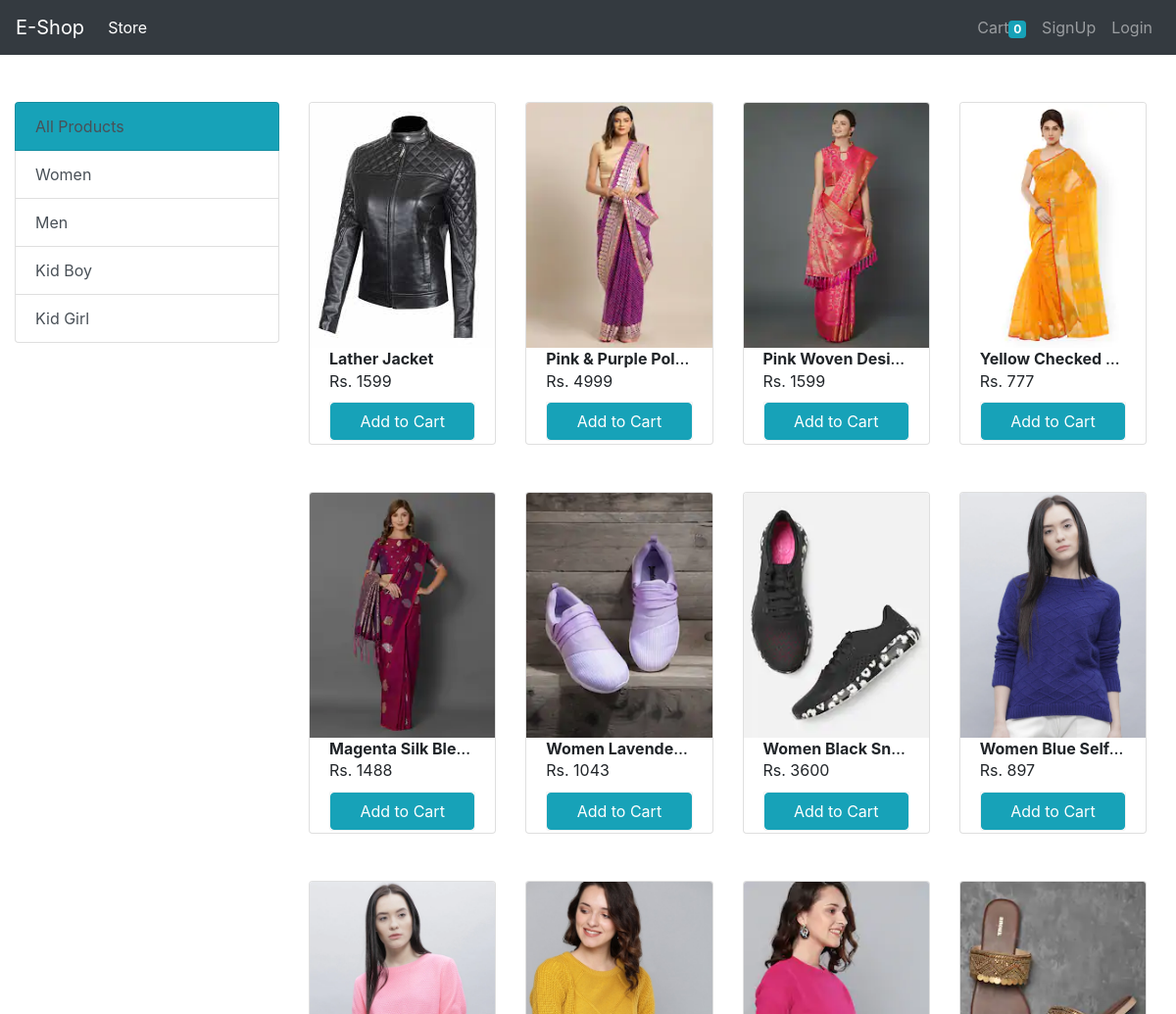
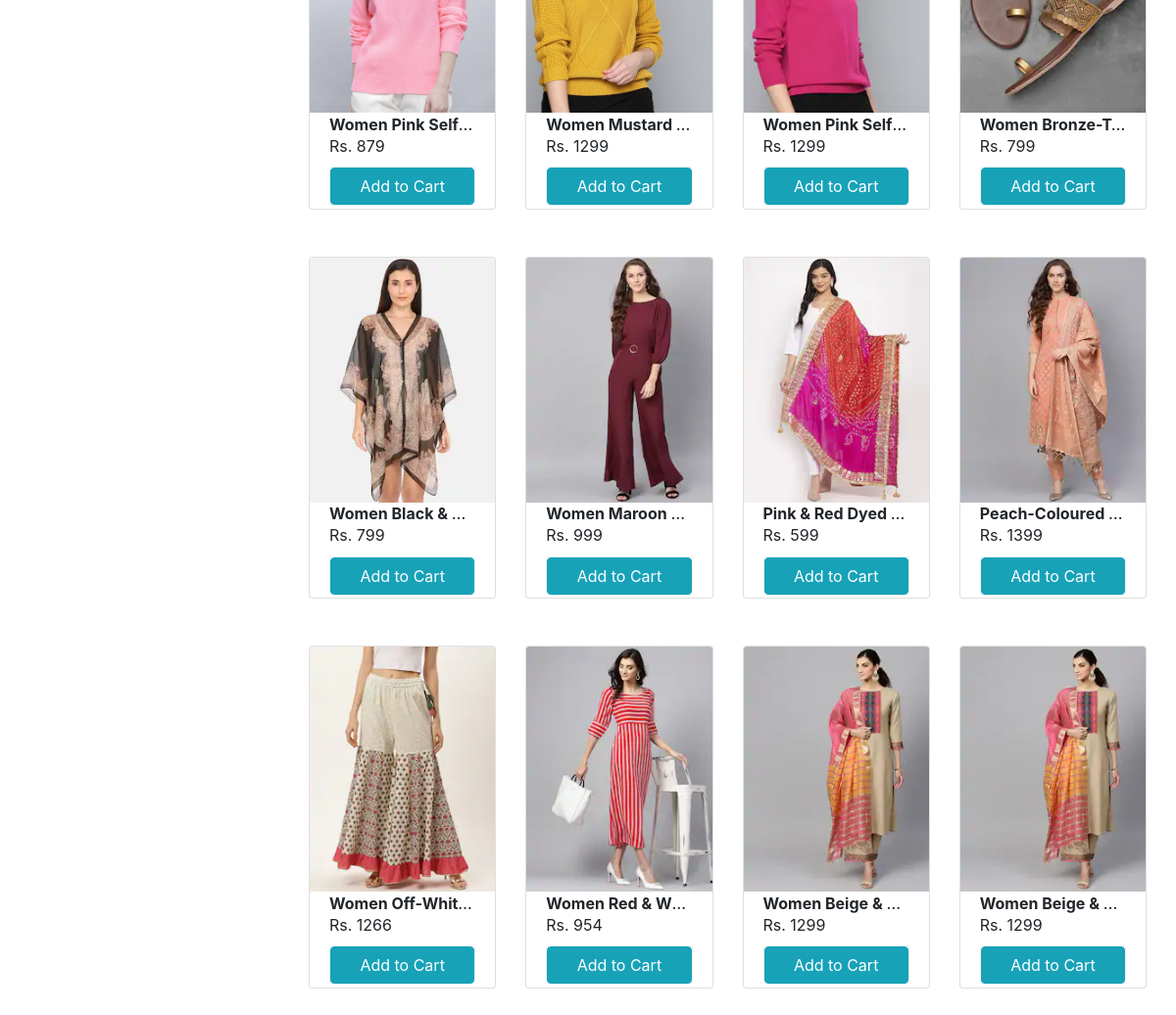
The app's page /store/?categoryby=1 with its own data (2 pictures, top to bottom).
### store/models/product.py (models this page shows, shortened)
class Category(models.Model):
    category_name = models.CharField(max_length=200)
    class Meta:
        verbose_name_plural = "Categories"
    @staticmethod  # fatch all categories
    def all_categories():
        return Category.objects.all()

class Product(models.Model):
    product_id = models.AutoField
    product_name = models.CharField(max_length=200)
    product_description = models.TextField(default="", blank=False, null=False)
    product_created_date = models.DateTimeField(auto_now_add=True)
    product_updated_date = models.DateTimeField(auto_now_add=True)
    product_sell_price = models.IntegerField(default=0, blank=False, null=False)
    product_image = models.ImageField(upload_to="store/images/")
    category_name = models.ForeignKey(to="Category", on_delete=CASCADE)
    subcategory_name = models.ForeignKey(to="Subcategory", on_delete=CASCADE)
    product_brand = models.ForeignKey(to="ProductBrand", on_delete=CASCADE)
    product_color = models.ForeignKey(to="ProductColor", on_delete=CASCADE)
    product_size = models.ForeignKey(to="ProductSize", on_delete=CASCADE)
    product_available = models.BooleanField(default=True)
    class Meta:
        ordering = ['-product_created_date']
    @staticmethod                           # get individual category related products from database
    def get_all_products_by_categoryid(category_id):
        if category_id:
            return Product.objects.filter(category_name=category_id)
        else:
            return Product.all_products();

### store/views.py (the view, shortened to what this page needs)
# urls.py: path("", views.Home.as_view(), name="StoreHomePage"),
class Home(View):
    def get(self, request):
        cart = request.session.get('customer_session_cart')
        if not cart:
            request.session['customer_session_cart'] = {}
        get_allproducts = None
        get_allcaregories = Category.all_categories()
        categoryID = request.GET.get('categoryby')
        if categoryID:
            get_allproducts = Product.get_all_products_by_categoryid(categoryID)
        else:
            get_allproducts = Product.all_products()
        data = {}
        data['Allproducts'] = get_allproducts
        data['Allcaregories'] = get_allcaregories
        print("your customer_id are : ", request.session.get('customer_session_id'))
        print("your customer_email are : ", request.session.get('customer_session_email'))
        return render(request, "store/home.html", data)

### store/templatetags/cart.py (called while the page is built)
@register.filter(name="Is_In_Cart")
def is_in_cart(product1, cart1):
    keys = cart1.keys()
    for id in keys:
        if int(id) == product1.id:
            return True
    return False

### store/templatetags/custom_filter.py (called while the page is built)
@register.filter(name="Currency")
def currency(amount):
    return "Rs. " + str(amount)

### store/templates/store/home.html (shortened to what this page needs)
{% extends "base.html" %}
{% block body %}
{% load cart %}
{% load custom_filter %}
<div class="container-fluid my-5">
    <div class="row">
        <div class="col-md-3 filter_div mx-auto mb-5">
            <div class="list-group">
              <a href="/" class="list-group-item list-group-item-action bg-info">All Products</a>
              {% for j in Allcaregories %}
              <a href="?categoryby={{j.id}}" class="list-group-item list-group-item-action">{{ j.category_name }}</a>
              {% endfor %}
            </div>
        </div>
        <div class="col-md-9 product_div pl-0 mx-auto">
            <div class="row mx-auto">
                {% for i in Allproducts %}
                <div class="col-lg-3 col-md-4 col-sm-6 col-xs-12 mb-5">
                    <div class="card mx-auto" id={{i.id}}>
                      <img src="{{i.product_image.url}}" class="card-img-top image-fluid" alt="Product images">
                      <div class="card-body">
                        <h6 class="card-title text-truncate"><strong>{{i.product_name|slice:":25"}}</strong></h6>
                        <p class="card-text">{{i.product_sell_price|Currency}}</p>
                        <div class="card-footer p-0 no-gutters">
                            {% if i|Is_In_Cart:request.session.customer_session_cart %}
                            <div class="row no-gutters">
                                 <form action="#{{i.id}}" method="post" class="col-3">
                                    {% csrf_token %}
                                    <input type="text" name="productwise_id" value="{{i.id}}" hidden>
                                    <input type="text" name='remove' value='True' hidden>
                                    <input type="submit" name="add" class="btn btn-info btn-block" value="-">
                                </form>
                                 <div class="text-center col quantity_div">{{ i|Cart_Quantity:request.session.customer_session_cart}}</div>
                                 <form action="#{{i.id}}" method="post" class="col-3">
                                    {% csrf_token %}
                                    <input type="text" name="productwise_id" value="{{i.id}}" hidden>
                                    <input type="submit" name="add" class="btn btn-info btn-block" value="+">
                                </form>
                            </div>
                            {% else %}
                            <form action="#{{i.id}}" method="post">
                                <input type="submit" class="btn btn-info btn-block" value="Add to Cart">
                            </form>
                            {% endif %}
                        </div>
                      </div>
                    </div>
                </div>
                {% endfor %}
            </div>
        </div>
    </div>
</div>
{% endblock %}

### records on screen
Category: category_name "Women"
Category: category_name "Men"
Category: category_name "Kid Boy"
Category: category_name "Kid Girl"
Product: product_image (picture), product_name "Lather Jacket", product_sell_price|Currency "Rs. 1599"
Product: product_image (picture), product_name "Pink & Purple Pol…", product_sell_price|Currency "Rs. 4999"
Product: product_image (picture), product_name "Pink Woven Desi…", product_sell_price|Currency "Rs. 1599"
Product: product_image (picture), product_name "Yellow Checked…", product_sell_price|Currency "Rs. 777"
Product: product_image (picture), product_name "Magenta Silk Ble…", product_sell_price|Currency "Rs. 1488"
Product: product_image (picture), product_name "Women Lavende…", product_sell_price|Currency "Rs. 1043"
Product: product_image (picture), product_name "Women Black Sn…", product_sell_price|Currency "Rs. 3600"
Product: product_image (picture), product_name "Women Blue Self…", product_sell_price|Currency "Rs. 897"
Product: product_image (picture), product_name "Women Pink Self…", product_sell_price|Currency "Rs. 879"
Product: product_image (picture), product_name "Women Mustard…", product_sell_price|Currency "Rs. 1299"
Product: product_image (picture), product_name "Women Pink Self…", product_sell_price|Currency "Rs. 1299"
Product: product_image (picture), product_name "Women Bronze-T…", product_sell_price|Currency "Rs. 799"
Product: product_image (picture), product_name "Women Black &…", product_sell_price|Currency "Rs. 799"
Product: product_image (picture), product_name "Women Maroon…", product_sell_price|Currency "Rs. 999"
Product: product_image (picture), product_name "Pink & Red Dyed…", product_sell_price|Currency "Rs. 599"
Product: product_image (picture), product_name "Peach-Coloured…", product_sell_price|Currency "Rs. 1399"
Product: product_image (picture), product_name "Women Off-Whit…", product_sell_price|Currency "Rs. 1266"
Product: product_image (picture), product_name "Women Red & W…", product_sell_price|Currency "Rs. 954"
Product: product_image (picture), product_name "Women Beige &…", product_sell_price|Currency "Rs. 1299"
Product: product_image (picture), product_name "Women Beige &…", product_sell_price|Currency "Rs. 1299"

### other values on screen
{{ request.session.customer_session_cart.keys|length }} "0"
